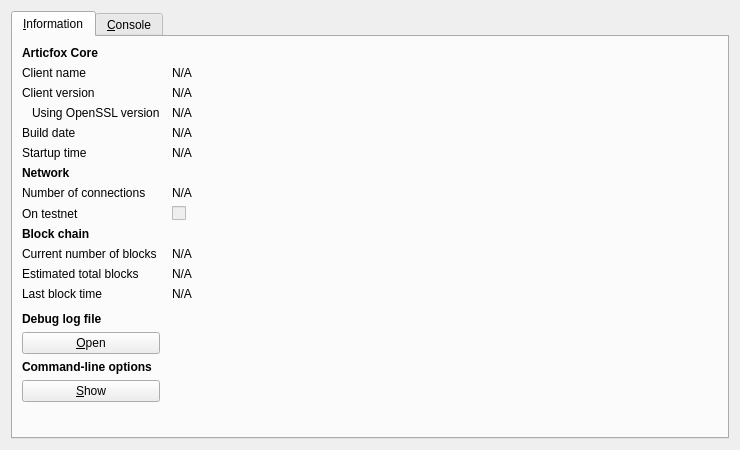
<?xml version="1.0" encoding="UTF-8"?>
<ui version="4.0">
 <class>RPCConsole</class>
 <widget class="QDialog" name="RPCConsole">
  <property name="geometry">
   <rect>
    <x>0</x>
    <y>0</y>
    <width>740</width>
    <height>450</height>
   </rect>
  </property>
  <property name="windowTitle">
   <string>Articfox - Debug window</string>
  </property>
  <layout class="QVBoxLayout" name="verticalLayout_2">
   <item>
    <widget class="QTabWidget" name="tabWidget">
     <property name="currentIndex">
      <number>0</number>
     </property>
     <widget class="QWidget" name="tab_info">
      <attribute name="title">
       <string>&amp;Information</string>
      </attribute>
      <layout class="QGridLayout" name="gridLayout" columnstretch="0,1">
       <property name="horizontalSpacing">
        <number>12</number>
       </property>
       <item row="0" column="0">
        <widget class="QLabel" name="label_9">
         <property name="font">
          <font>
           <weight>75</weight>
           <bold>true</bold>
          </font>
         </property>
         <property name="text">
          <string>Articfox Core</string>
         </property>
        </widget>
       </item>
       <item row="1" column="0">
        <widget class="QLabel" name="label_5">
         <property name="text">
          <string>Client name</string>
         </property>
        </widget>
       </item>
       <item row="1" column="1">
        <widget class="QLabel" name="clientName">
         <property name="cursor">
          <cursorShape>IBeamCursor</cursorShape>
         </property>
         <property name="text">
          <string>N/A</string>
         </property>
         <property name="textFormat">
          <enum>Qt::PlainText</enum>
         </property>
         <property name="textInteractionFlags">
          <set>Qt::LinksAccessibleByMouse|Qt::TextSelectableByKeyboard|Qt::TextSelectableByMouse</set>
         </property>
        </widget>
       </item>
       <item row="2" column="0">
        <widget class="QLabel" name="label_6">
         <property name="text">
          <string>Client version</string>
         </property>
        </widget>
       </item>
       <item row="2" column="1">
        <widget class="QLabel" name="clientVersion">
         <property name="cursor">
          <cursorShape>IBeamCursor</cursorShape>
         </property>
         <property name="text">
          <string>N/A</string>
         </property>
         <property name="textFormat">
          <enum>Qt::PlainText</enum>
         </property>
         <property name="textInteractionFlags">
          <set>Qt::LinksAccessibleByMouse|Qt::TextSelectableByKeyboard|Qt::TextSelectableByMouse</set>
         </property>
        </widget>
       </item>
       <item row="3" column="0">
        <widget class="QLabel" name="label_14">
         <property name="text">
          <string>Using OpenSSL version</string>
         </property>
         <property name="indent">
          <number>10</number>
         </property>
        </widget>
       </item>
       <item row="3" column="1">
        <widget class="QLabel" name="openSSLVersion">
         <property name="cursor">
          <cursorShape>IBeamCursor</cursorShape>
         </property>
         <property name="text">
          <string>N/A</string>
         </property>
         <property name="textFormat">
          <enum>Qt::PlainText</enum>
         </property>
         <property name="textInteractionFlags">
          <set>Qt::LinksAccessibleByMouse|Qt::TextSelectableByKeyboard|Qt::TextSelectableByMouse</set>
         </property>
        </widget>
       </item>
       <item row="4" column="0">
        <widget class="QLabel" name="label_12">
         <property name="text">
          <string>Build date</string>
         </property>
        </widget>
       </item>
       <item row="4" column="1">
        <widget class="QLabel" name="buildDate">
         <property name="cursor">
          <cursorShape>IBeamCursor</cursorShape>
         </property>
         <property name="text">
          <string>N/A</string>
         </property>
         <property name="textFormat">
          <enum>Qt::PlainText</enum>
         </property>
         <property name="textInteractionFlags">
          <set>Qt::LinksAccessibleByMouse|Qt::TextSelectableByKeyboard|Qt::TextSelectableByMouse</set>
         </property>
        </widget>
       </item>
       <item row="5" column="0">
        <widget class="QLabel" name="label_13">
         <property name="text">
          <string>Startup time</string>
         </property>
        </widget>
       </item>
       <item row="5" column="1">
        <widget class="QLabel" name="startupTime">
         <property name="cursor">
          <cursorShape>IBeamCursor</cursorShape>
         </property>
         <property name="text">
          <string>N/A</string>
         </property>
         <property name="textFormat">
          <enum>Qt::PlainText</enum>
         </property>
         <property name="textInteractionFlags">
          <set>Qt::LinksAccessibleByMouse|Qt::TextSelectableByKeyboard|Qt::TextSelectableByMouse</set>
         </property>
        </widget>
       </item>
       <item row="6" column="0">
        <widget class="QLabel" name="label_11">
         <property name="font">
          <font>
           <weight>75</weight>
           <bold>true</bold>
          </font>
         </property>
         <property name="text">
          <string>Network</string>
         </property>
        </widget>
       </item>
       <item row="7" column="0">
        <widget class="QLabel" name="label_7">
         <property name="text">
          <string>Number of connections</string>
         </property>
        </widget>
       </item>
       <item row="7" column="1">
        <widget class="QLabel" name="numberOfConnections">
         <property name="cursor">
          <cursorShape>IBeamCursor</cursorShape>
         </property>
         <property name="text">
          <string>N/A</string>
         </property>
         <property name="textFormat">
          <enum>Qt::PlainText</enum>
         </property>
         <property name="textInteractionFlags">
          <set>Qt::LinksAccessibleByMouse|Qt::TextSelectableByKeyboard|Qt::TextSelectableByMouse</set>
         </property>
        </widget>
       </item>
       <item row="8" column="0">
        <widget class="QLabel" name="label_8">
         <property name="text">
          <string>On testnet</string>
         </property>
        </widget>
       </item>
       <item row="8" column="1">
        <widget class="QCheckBox" name="isTestNet">
         <property name="enabled">
          <bool>false</bool>
         </property>
         <property name="text">
          <string/>
         </property>
        </widget>
       </item>
       <item row="9" column="0">
        <widget class="QLabel" name="label_10">
         <property name="font">
          <font>
           <weight>75</weight>
           <bold>true</bold>
          </font>
         </property>
         <property name="text">
          <string>Block chain</string>
         </property>
        </widget>
       </item>
       <item row="10" column="0">
        <widget class="QLabel" name="label_3">
         <property name="text">
          <string>Current number of blocks</string>
         </property>
        </widget>
       </item>
       <item row="10" column="1">
        <widget class="QLabel" name="numberOfBlocks">
         <property name="cursor">
          <cursorShape>IBeamCursor</cursorShape>
         </property>
         <property name="text">
          <string>N/A</string>
         </property>
         <property name="textFormat">
          <enum>Qt::PlainText</enum>
         </property>
         <property name="textInteractionFlags">
          <set>Qt::LinksAccessibleByMouse|Qt::TextSelectableByKeyboard|Qt::TextSelectableByMouse</set>
         </property>
        </widget>
       </item>
       <item row="11" column="0">
        <widget class="QLabel" name="label_4">
         <property name="text">
          <string>Estimated total blocks</string>
         </property>
        </widget>
       </item>
       <item row="11" column="1">
        <widget class="QLabel" name="totalBlocks">
         <property name="cursor">
          <cursorShape>IBeamCursor</cursorShape>
         </property>
         <property name="text">
          <string>N/A</string>
         </property>
         <property name="textFormat">
          <enum>Qt::PlainText</enum>
         </property>
         <property name="textInteractionFlags">
          <set>Qt::LinksAccessibleByMouse|Qt::TextSelectableByKeyboard|Qt::TextSelectableByMouse</set>
         </property>
        </widget>
       </item>
       <item row="12" column="0">
        <widget class="QLabel" name="label_2">
         <property name="text">
          <string>Last block time</string>
         </property>
        </widget>
       </item>
       <item row="12" column="1">
        <widget class="QLabel" name="lastBlockTime">
         <property name="cursor">
          <cursorShape>IBeamCursor</cursorShape>
         </property>
         <property name="text">
          <string>N/A</string>
         </property>
         <property name="textFormat">
          <enum>Qt::PlainText</enum>
         </property>
         <property name="textInteractionFlags">
          <set>Qt::LinksAccessibleByMouse|Qt::TextSelectableByKeyboard|Qt::TextSelectableByMouse</set>
         </property>
        </widget>
       </item>
       <item row="13" column="0">
        <spacer name="verticalSpacer_2">
         <property name="orientation">
          <enum>Qt::Vertical</enum>
         </property>
         <property name="sizeHint" stdset="0">
          <size>
           <width>20</width>
           <height>20</height>
          </size>
         </property>
        </spacer>
       </item>
       <item row="14" column="0">
        <widget class="QLabel" name="labelDebugLogfile">
         <property name="font">
          <font>
           <weight>75</weight>
           <bold>true</bold>
          </font>
         </property>
         <property name="text">
          <string>Debug log file</string>
         </property>
        </widget>
       </item>
       <item row="15" column="0">
        <widget class="QPushButton" name="openDebugLogfileButton">
         <property name="toolTip">
          <string>Open the Articfox debug log file from the current data directory. This can take a few seconds for large log files.</string>
         </property>
         <property name="text">
          <string>&amp;Open</string>
         </property>
         <property name="autoDefault">
          <bool>false</bool>
         </property>
        </widget>
       </item>
       <item row="16" column="0">
        <widget class="QLabel" name="labelCLOptions">
         <property name="font">
          <font>
           <weight>75</weight>
           <bold>true</bold>
          </font>
         </property>
         <property name="text">
          <string>Command-line options</string>
         </property>
        </widget>
       </item>
       <item row="17" column="0">
        <widget class="QPushButton" name="showCLOptionsButton">
         <property name="toolTip">
          <string>Show the Articfox-Qt help message to get a list with possible Articfox command-line options.</string>
         </property>
         <property name="text">
          <string>&amp;Show</string>
         </property>
         <property name="autoDefault">
          <bool>false</bool>
         </property>
        </widget>
       </item>
       <item row="18" column="0">
        <spacer name="verticalSpacer">
         <property name="orientation">
          <enum>Qt::Vertical</enum>
         </property>
         <property name="sizeHint" stdset="0">
          <size>
           <width>20</width>
           <height>40</height>
          </size>
         </property>
        </spacer>
       </item>
      </layout>
     </widget>
     <widget class="QWidget" name="tab_console">
      <attribute name="title">
       <string>&amp;Console</string>
      </attribute>
      <layout class="QVBoxLayout" name="verticalLayout_3">
       <property name="spacing">
        <number>3</number>
       </property>
       <item>
        <widget class="QTextEdit" name="messagesWidget">
         <property name="minimumSize">
          <size>
           <width>0</width>
           <height>100</height>
          </size>
         </property>
         <property name="readOnly">
          <bool>true</bool>
         </property>
         <property name="tabKeyNavigation" stdset="0">
          <bool>false</bool>
         </property>
         <property name="columnCount" stdset="0">
          <number>2</number>
         </property>
        </widget>
       </item>
       <item>
        <layout class="QHBoxLayout" name="horizontalLayout">
         <property name="spacing">
          <number>3</number>
         </property>
         <item>
          <widget class="QLabel" name="label">
           <property name="text">
            <string notr="true">&gt;</string>
           </property>
          </widget>
         </item>
         <item>
          <widget class="QLineEdit" name="lineEdit"/>
         </item>
         <item>
          <widget class="QPushButton" name="clearButton">
           <property name="maximumSize">
            <size>
             <width>24</width>
             <height>24</height>
            </size>
           </property>
           <property name="toolTip">
            <string>Clear console</string>
           </property>
           <property name="text">
            <string/>
           </property>
           <property name="icon">
            <iconset resource="../bitcoin.qrc">
             <normaloff>:/icons/remove</normaloff>:/icons/remove</iconset>
           </property>
           <property name="shortcut">
            <string notr="true">Ctrl+L</string>
           </property>
           <property name="autoDefault">
            <bool>false</bool>
           </property>
          </widget>
         </item>
        </layout>
       </item>
      </layout>
     </widget>
    </widget>
   </item>
  </layout>
 </widget>
 <resources>
  <include location="../bitcoin.qrc"/>
 </resources>
 <connections/>
</ui>
